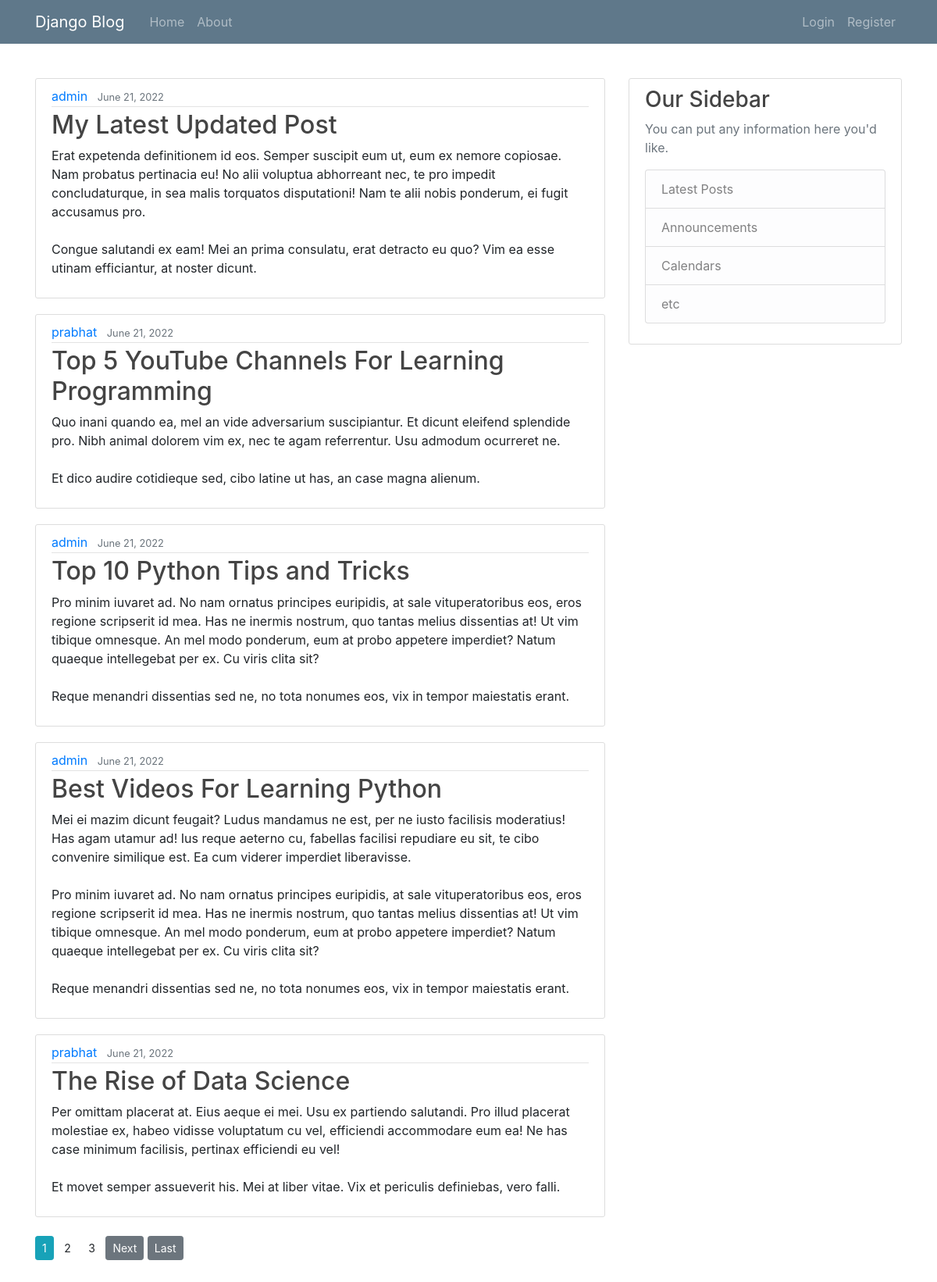
The page / on the database its author committed.
### blog/models.py (models this page shows, shortened)
class Post(models.Model):
    title=models.CharField(max_length=100)
    content=models.TextField()
    date_posted=models.DateTimeField(default=timezone.now)
    author=models.ForeignKey(User,on_delete=models.CASCADE)

### blog/views.py (the view)
# urls.py: path('', views.PostListView.as_view(), name='blog-home'),
class PostListView(ListView):
    model = Post
    template_name = 'blog/home.html'
    context_object_name = 'posts'
    ordering = ['-date_posted']
    paginate_by = 5

### blog/templates/blog/home.html (shortened to what this page needs)
{% extends "blog/base.html" %}
{% block content%}
{%for post in posts%}
<article class="media content-section">
    <div class="media-body">
        <div class="article-metadata">
            <a class="mr-2" href="{% url 'user-posts' post.author.username %}">{{ post.author }}</a>
            <small class="text-muted">{{ post.date_posted|date:"F d, Y" }}</small>
        </div>
        <h2><a class="article-title" href="{% url 'post-detail' post.id %}">{{ post.title }}</a></h2>
        <p class="article-content">{{ post.content }}</p>
    </div>
</article>
{% endfor%}
{% if is_paginated %}
    {% for num in page_obj.paginator.page_range %}
        {% if page_obj.number == num %}
            <a class="btn btn-info btn-sm mt-1 mb-5" href="?page={{ num }}">{{num}}</a>
        {% elif num > page_obj.number|add:'-3' and num < page_obj.number|add:'3' %}
            <a class="btn btn-outline btn-sm mt-1 mb-5" href="?page={{ num }}">{{num}}</a>
        {% endif %}
    {% endfor %}
    {% if page_obj.has_next %}
        <a class="btn btn-secondary btn-sm mt-1 mb-5" href="?page={{page_obj.next_page_number}}">Next</a>
        <a class="btn btn-secondary btn-sm mt-1 mb-5" href="?page={{page_obj.paginator.num_pages}}">Last</a>
    {% endif %}
{% endif %}
{% endblock content %}

### blog/static/blog/main.css (style rules this page uses)
body { background: #f5f5f5; color: #333333; margin-top: 10rem; padding-top:100px; }
h1, h2, h3, h4, h5, h6 { color: #444444; }
.content-section { background: #ffffff; padding: 10px 20px; border: 1px solid #dddddd; border-radius: 3px; margin-bottom: 20px; }
.article-title { color: #444444; }
.article-content { white-space: pre-line; }
.article-metadata { padding-bottom: 1px; margin-bottom: 4px; border-bottom: 1px solid #e3e3e3 }

### rows shown on the page
Post: author "admin", date_posted "June 21, 2022", title "My Latest Updated Post", content "Erat expetenda definitionem id eos. Semper suscipit eum ut, eum ex nemore copiosae. Nam probatus pertinacia eu! No alii voluptua abhorreant nec, te pro impedit concludaturque, in sea malis torquatos disputationi! Nam te alii nobis ponderum, ei fugit accusamus pro. Congue salutandi ex eam! Mei an prima consulatu, erat detracto eu quo? Vim ea esse utinam efficiantur, at noster dicunt."
Post: author "prabhat", date_posted "June 21, 2022", title "Top 5 YouTube Channels For Learning Programming", content "Quo inani quando ea, mel an vide adversarium suscipiantur. Et dicunt eleifend splendide pro. Nibh animal dolorem vim ex, nec te agam referrentur. Usu admodum ocurreret ne. Et dico audire cotidieque sed, cibo latine ut has, an case magna alienum."
Post: author "admin", date_posted "June 21, 2022", title "Top 10 Python Tips and Tricks", content "Pro minim iuvaret ad. No nam ornatus principes euripidis, at sale vituperatoribus eos, eros regione scripserit id mea. Has ne inermis nostrum, quo tantas melius dissentias at! Ut vim tibique omnesque. An mel modo ponderum, eum at probo appetere imperdiet? Natum quaeque intellegebat per ex. Cu viris clita sit? Reque menandri dissentias sed ne, no tota nonumes eos, vix in tempor maiestatis erant."
Post: author "admin", date_posted "June 21, 2022", title "Best Videos For Learning Python", content "Mei ei mazim dicunt feugait? Ludus mandamus ne est, per ne iusto facilisis moderatius! Has agam utamur ad! Ius reque aeterno cu, fabellas facilisi repudiare eu sit, te cibo convenire similique est. Ea cum viderer imperdiet liberavisse. Pro minim iuvaret ad. No nam ornatus principes euripidis, at sale vituperatoribus eos, eros regione scripserit id mea. Has ne inermis nostrum, quo tantas melius dissentias at! Ut vim tibique omnesque. An mel modo ponderum, eum at probo appetere imperdiet? Natum quaeque intellegebat per ex. Cu viris clita sit? Reque menandri dissentias sed ne, no tota nonumes eos, vix in tempor maiestatis erant."
Post: author "prabhat", date_posted "June 21, 2022", title "The Rise of Data Science", content "Per omittam placerat at. Eius aeque ei mei. Usu ex partiendo salutandi. Pro illud placerat molestiae ex, habeo vidisse voluptatum cu vel, efficiendi accommodare eum ea! Ne has case minimum facilisis, pertinax efficiendi eu vel! Et movet semper assueverit his. Mei at liber vitae. Vix et periculis definiebas, vero falli."

### other values the page prints
{{ num }} "1"
{{ num }} "2" "3"
